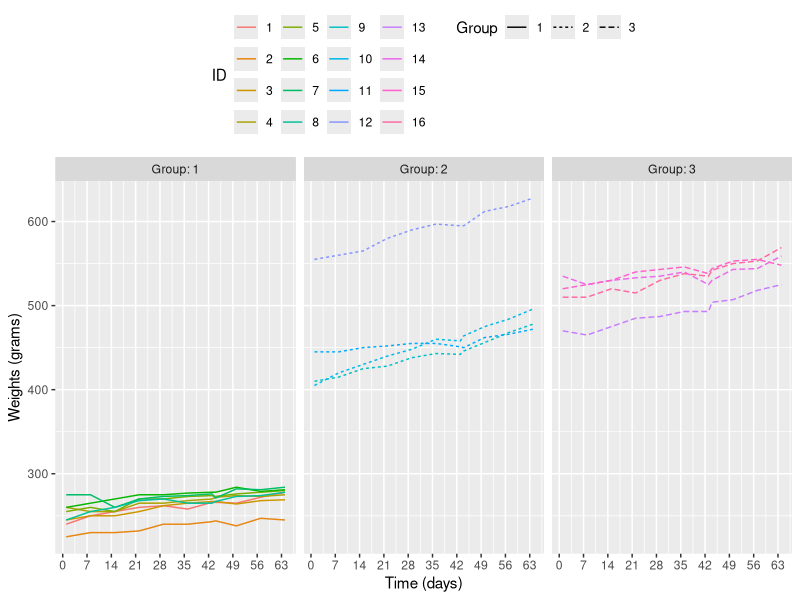
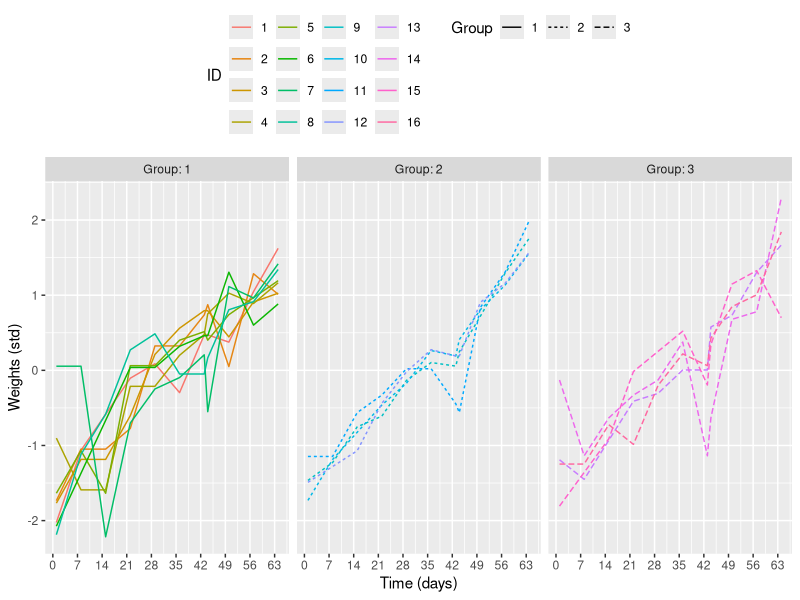
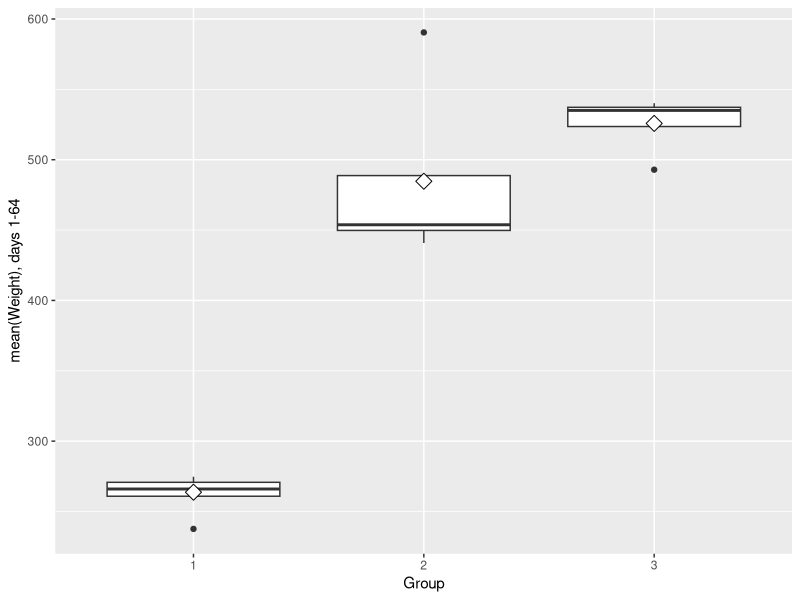
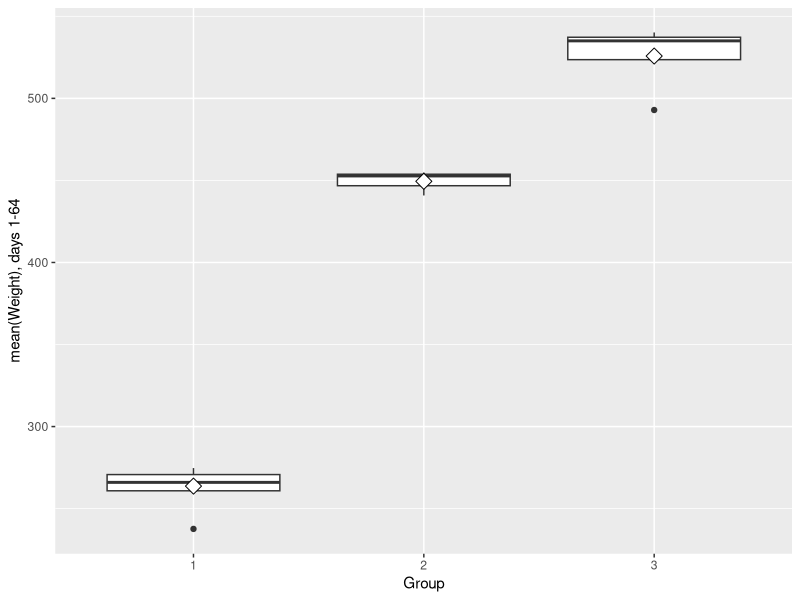
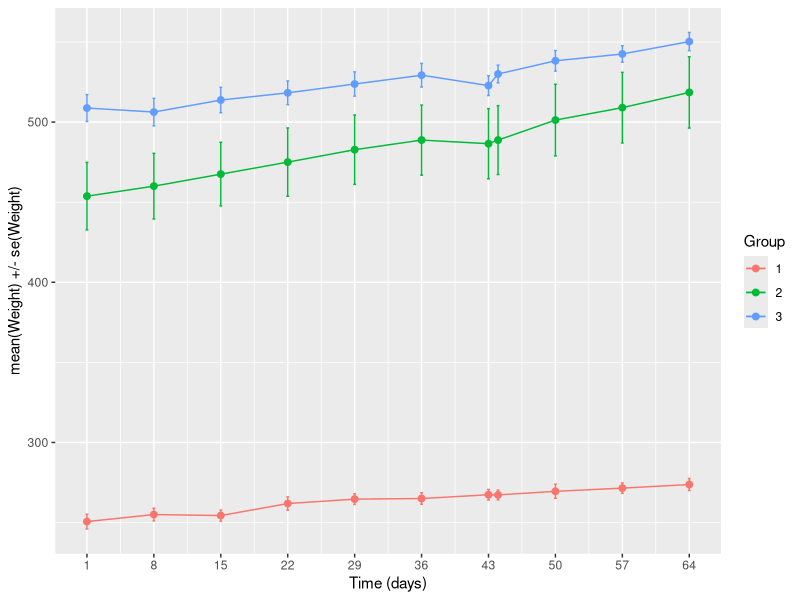
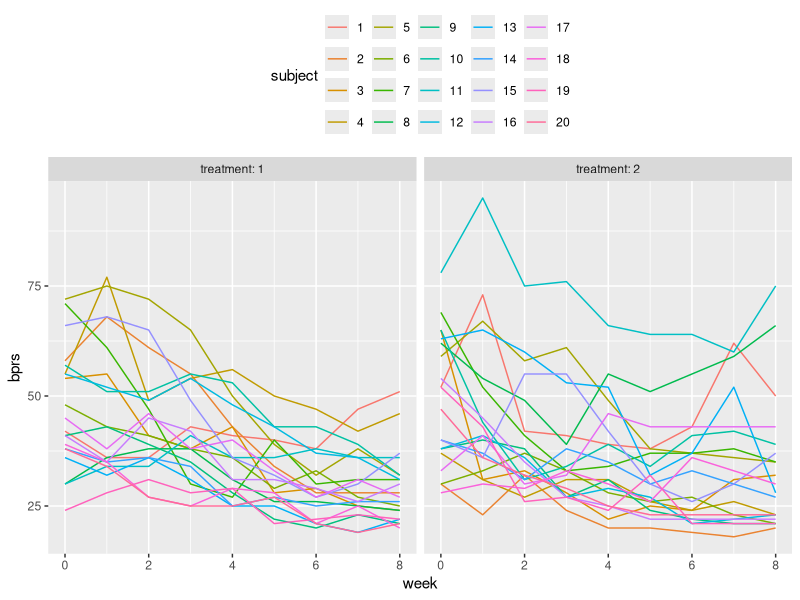
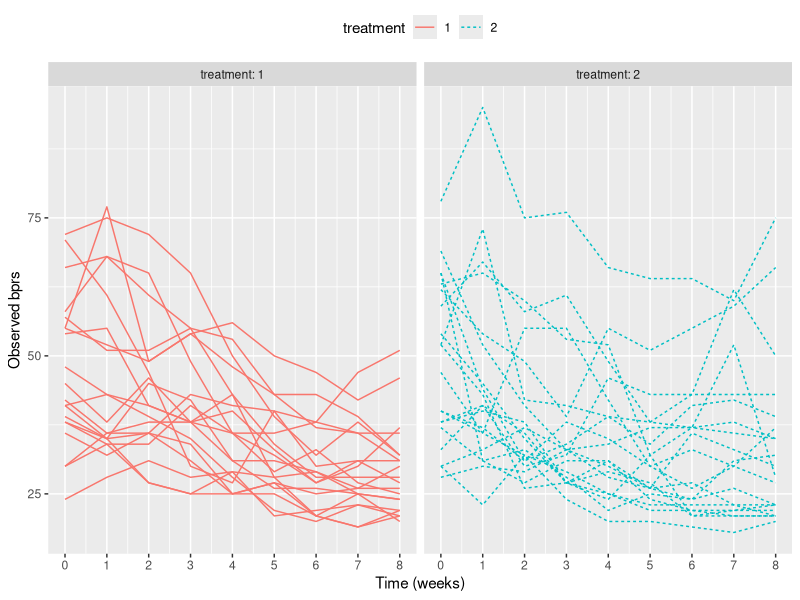
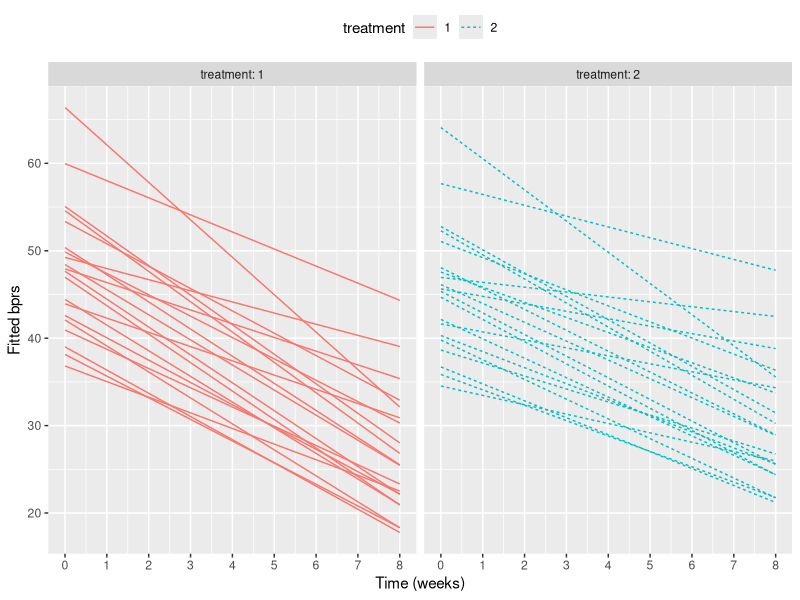

Here is the R script that generated these plots, in order:
## ---- chunk 1
library(dplyr)

RATS <- read.table("data/ratsl.txt", sep = ",", header = T)

RATS$ID <- factor(RATS$ID)
RATS$Group <- factor(RATS$Group)

glimpse(RATS)
## ---- chunk 2
#Access the package ggplot2
library(ggplot2)
library(dplyr)
library(tidyr)

# Plot RATS data by group
library(ggplot2)
ggplot(RATS, aes(x = Time, y = Weight, linetype = Group, col = ID)) +
  geom_line() +
  scale_x_continuous(limits = c(min(RATS$Time), max(RATS$Time)), name = "Time (days)", breaks = seq(0, 64, 7)) +
  facet_grid(. ~ Group, labeller = label_both) +
  scale_y_continuous(name = "Weights (grams)") +
  theme(legend.position = "top")
## ---- chunk 3
RATS_std <- RATS %>%
  group_by(ID) %>%
  mutate(stdweight = (Weight - mean(Weight))/sd(Weight)) %>%
  ungroup()

glimpse(RATS)
glimpse(RATS_std)

library(ggplot2)
ggplot(RATS_std, aes(x = Time, y = stdweight, linetype = Group, col = ID)) +
  geom_line() +
  scale_x_continuous(name = "Time (days)", breaks = seq(0, 64, 7)) +
  facet_grid(. ~ Group, labeller = label_both) +
  scale_y_continuous(name = "Weights (std)") +
  theme(legend.position = "top")
## ---- chunk 4
library(dplyr)
library(tidyr)
# Create a summary data by treatment and subject with mean as the summary variable (ignoring baseline week 0)
RATSS <- RATS %>%
  filter(Time > 0) %>%
  group_by(Group, ID) %>%
  summarise( mean=mean(Weight) ) %>%
  ungroup()

# Draw a boxplot of the mean versus treatment
library(ggplot2)
ggplot(RATSS, aes(x = Group, y = mean)) +
  geom_boxplot() +
  stat_summary(fun = "mean", geom = "point", shape=23, size=4, fill = "white") +
  scale_y_continuous(name = "mean(Weight), days 1-64")

# Create a new data by filtering the outlier and adjust the ggplot code then draw the plot again with the new data
RATSS1 <- RATSS %>%
  filter(mean < 580)

library(ggplot2)
ggplot(RATSS1, aes(x = Group, y = mean)) +
  geom_boxplot() +
  stat_summary(fun = "mean", geom = "point", shape=23, size=4, fill = "white") +
  scale_y_continuous(name = "mean(Weight), days 1-64")
## ---- chunk 5
# Number of subjects (per group):
n <- 11

library(dplyr)
library(tidyr)
# Summary data with mean and standard error of Weight by Group and Time 
RATSS2 <- RATS %>%
  group_by(Group, Time) %>%
  summarise( mean = mean(Weight), se = sd(Weight)/sqrt(n) ) %>%
  ungroup()

# Plot the mean profiles
library(ggplot2)
ggplot(RATSS2, aes(x = Time, y = mean, col = Group)) +
  geom_line() +
  geom_point(size=2) +
  geom_errorbar(aes(ymin=mean-se, ymax=mean+se), width=0.3) +
  theme(legend.position = "right") +
  scale_y_continuous(name = "mean(Weight) +/- se(Weight)") +
  scale_x_continuous(name = "Time (days)", breaks = seq(1, 64, 7))
## ---- chunk 6
summary(aov(mean ~ Group, data = RATSS1))
## ---- chunk 7
library(dplyr)

BPRS <- read.table("data/bprsl.txt", sep = ",", header = T)

BPRS$treatment <- factor(BPRS$treatment)
BPRS$subject <- factor(BPRS$subject)

BPRS <-  BPRS %>% 
  mutate(week = as.integer(substr(weeks,5,5)))

glimpse(BPRS)
## ---- chunk 8
library(dplyr)
library(tidyr)
# Check the dimensions of the data
dim(BPRS)

# Plot the data
library(ggplot2)
ggplot(BPRS, aes(x = week, y = bprs, group = subject)) +
  geom_line(aes(col = subject)) +
  theme(legend.position = "top") +
  facet_grid(. ~ treatment, labeller = label_both)
## ---- chunk 9
# regression model
BPRS_reg <- lm(BPRS$bprs ~ BPRS$week + BPRS$treatment)

# summary of the model
summary(BPRS_reg)
## ---- chunk 10
# access library lme4
library(lme4)

# random intercept model
BPRS_ref <- lmer(bprs ~ week + treatment + (1 | subject), data = BPRS, REML = FALSE)

# summary of the model
summary(BPRS_ref)
## ---- chunk 11
# random intercept and random slope model
library(lme4)
BPRS_ref1 <- lmer(bprs ~ week + treatment + (week | subject), data = BPRS, REML = FALSE)

# print a summary of the model
summary(BPRS_ref1)
## ---- chunk 12
anova(BPRS_ref1, BPRS_ref)
## ---- chunk 13
# create a random intercept and random slope model with the interaction
library(lme4)
BPRS_ref2 <- lmer(bprs ~ week + treatment + (week | subject) + week * treatment, data = BPRS, REML = FALSE)

# print a summary of the model
summary(BPRS_ref2)

# perform an ANOVA test on the two models
anova(BPRS_ref2, BPRS_ref1)

# draw the plot of BPRS with the observed Weight values
library(ggplot2)
ggplot(BPRS, aes(x = week, y = bprs, group = subject)) +
  geom_line(aes(col = treatment, linetype = treatment)) +
  scale_x_continuous(name = "Time (weeks)", breaks = seq(0, 8, 1)) +
  scale_y_continuous(name = "Observed bprs") +
  theme(legend.position = "top") + 
  facet_grid(. ~ treatment, labeller = label_both)

# Create a vector of the fitted values
Fitted <- fitted(BPRS_ref2)

library(dplyr)
library(tidyr)
# Create a new column fitted to BPRS
BPRS <- BPRS %>%
  mutate(Fitted = Fitted)

# draw the plot of BPRS with the Fitted values of weight
library(ggplot2)
ggplot(BPRS, aes(x = week, y = Fitted, group = subject)) +
  geom_line(aes(col = treatment, linetype = treatment)) +
  scale_x_continuous(name = "Time (weeks)", breaks = seq(0, 8, 1)) +
  scale_y_continuous(name = "Fitted bprs") +
  theme(legend.position = "top") +
  facet_grid(. ~ treatment, labeller = label_both)

